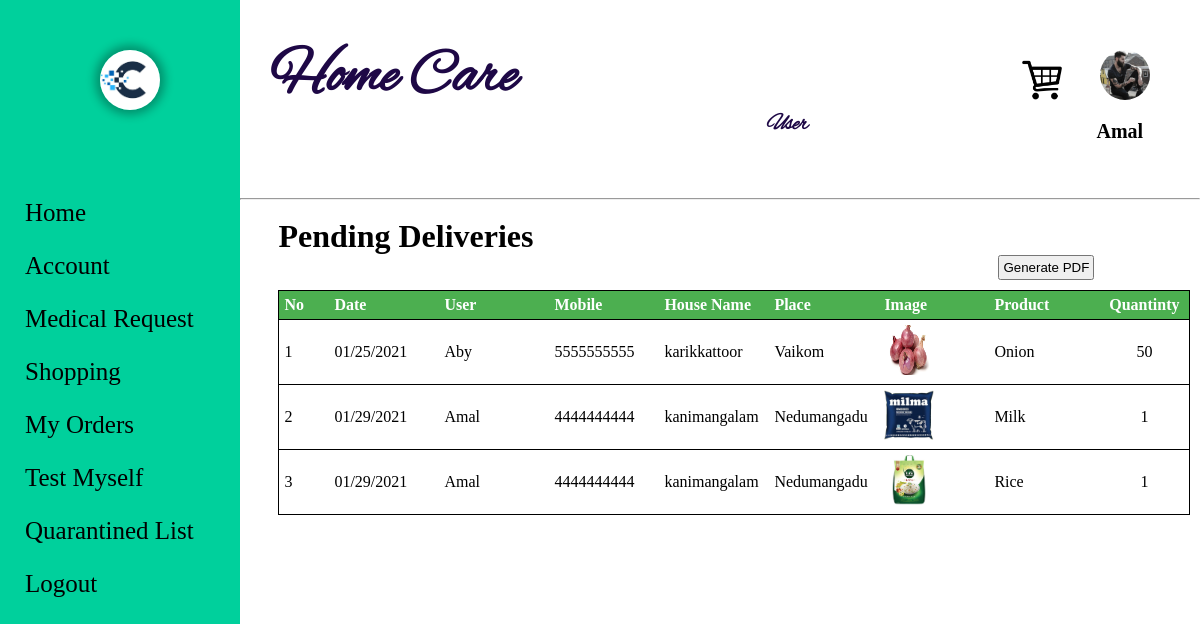
The app's page /Delivery.php (signed in) with its own data.
### tables this page shows
CREATE TABLE `dp` (
  `dp_id` int(5) NOT NULL,
  `L_id` int(5) NOT NULL,
  `image` varchar(50) NOT NULL,
  `status` tinyint(1) NOT NULL DEFAULT 1
);

CREATE TABLE `myorder` (
  `O_id` int(5) NOT NULL,
  `L_id` int(5) NOT NULL,
  `P_id` int(5) NOT NULL,
  `quantity` int(5) NOT NULL,
  `Date` varchar(12) NOT NULL
);

CREATE TABLE `user` (
  `U_id` int(5) NOT NULL,
  `L_id` int(5) NOT NULL,
  `name` varchar(20) NOT NULL,
  `hname` varchar(20) NOT NULL,
  `sd_id` int(5) NOT NULL,
  `dob` varchar(10) NOT NULL,
  `gender` varchar(10) NOT NULL
);

CREATE TABLE `subdist` (
  `sd_id` int(5) NOT NULL,
  `dt_id` int(2) NOT NULL,
  `sd_name` varchar(20) NOT NULL,
  `status` tinyint(1) NOT NULL DEFAULT 1
);

CREATE TABLE `product` (
  `P_id` int(5) NOT NULL,
  `name` varchar(20) NOT NULL,
  `price` int(5) NOT NULL,
  `quantity` int(5) NOT NULL,
  `category` varchar(20) NOT NULL,
  `image` varchar(50) NOT NULL,
  `status` tinyint(1) NOT NULL DEFAULT 1
);

### Delivery.php (the view, shortened to what this page needs)
<!DOCTYPE html>
<html lang="en">
<head>
	<link rel="stylesheet" type="text/css" href="css\registration.css" />
</head>
<body>
	<?php require("Leftbar.php"); ?>
	<div class="right_cont" style="{background-color: rgb(232, 232, 232);}">
		<?php require("Topbar.php"); ?>
		<br><h1 style="margin-left:4%;">Pending Deliveries</h1>
		<button><a href="php/GeneratePDF.php" target="_blank"> Generate PDF</a></button>
		<table class="cart" cellpadding="5" cellspacing="10" >
			<tbody>
			<tr>
				<th style="text-align:left;" width="40px">No</th>
				<th style="text-align:left;" width="100px">Date</th>
				<th style="text-align:left;" width="100px">User</th>
				<th style="text-align:left;" width="100px">Mobile</th>
				<th style="text-align:left;" width="100px">House Name</th>
				<th style="text-align:left;" width="100px">Place</th>
				<th style="text-align:left;" width="100px">Image</th>
				<th style="text-align:left;" width="100px">Product</th>
				<th style="text-align:center;" width="80px">Quantinty</th>
			</tr>
			<?php
				$counter = 0;
				$con=mysqli_connect("localhost","root","","care_app")or die("couldn't connect");
				$query="select * from myOrder";
				$result =mysqli_query($con,$query);
				while($row=mysqli_fetch_array($result))
				{
					$id=$row['P_id'];
					$lid=$row['L_id'];
					$quer="select * from product where P_id=$id";
					$resl =mysqli_query($con,$quer);
					$ro=mysqli_fetch_array($resl);
					$image = $ro['image'];
					$image_src = "uploads/".$image;
					$querB="select * from user where L_id=$lid";
					$reslB =mysqli_query($con,$querB);
					$roB=mysqli_fetch_array($reslB);
					$sid=$roB['sd_id'];
					$querC="select * from subdist where sd_id=$sid";
					$reslC =mysqli_query($con,$querC);
					$roC=mysqli_fetch_array($reslC);
					$querD="select * from login where L_id=$lid";
					$reslD =mysqli_query($con,$querD);
					$roD=mysqli_fetch_array($reslD);
					?>
					<tr>
						<td><?php echo ++$counter ?></td>
						<td><?php echo $row['Date'] ?></td>
						<td><?php echo $roB['name'] ?></td>
						<td><?php echo $roD['PhoneNo'] ?></td>
						<td><?php echo $roB['hname'] ?></td>
						<td><?php echo $roC['sd_name'] ?></td>
						<td><img src='<?php echo $image_src;  ?>' width="50" height="50" ></td>
						<td><?php echo $ro['name'] ?></td>
						<td style="text-align:center;"><?php echo $row['quantity'] ?></td>
					</tr>
					<?php
				}
			?>
		</table>
	</div>
</body>
</html>

### Topbar.php (shortened to what this page needs)
<!DOCTYPE html>
<html lang="en">
<head>
     <link rel="stylesheet" href="css/home.css">
</head>
<body>
    <div class="nav">
            <h1>Home Care</h1>
            <?php
            if(isset($_SESSION['id']))
            {
                if($row['user_type']=='user')
                {    ?>
                    <h2>User</h2>
                    <?php
                }if($row['user_type']=='admin')
                {    ?>
                    <h2>Admin</h2>
                    <?php
                }if($row['user_type']=='mstaff')
                {    ?>
                    <h2>Medical Staff </h2>
                    <?php
                }if($row['user_type']=='pnchOfficr')
                {    ?>
                    <h2>Punchayat Officer</h2>
                    <?php
                }if($row['user_type']=='volunteer')
                {    ?>
                    <h2>Volunteer</h2>
                    <?php
                }
            }?>
        <div class="logo">
            <?php
            if(isset($_SESSION['id']))
            {
                $con = mysqli_connect("localhost","root","","care_app")or die("failed");
                $tmpid=$_SESSION['id'];
                if($row['user_type']=='user')
                {    ?>
                    <a href="Cart.php"><img class="carticon" src="images/cart.png" width="40" height="40"></a>
                    <?php
                }
                $sql="select image from dp where L_id=$tmpid ";
                $result=mysqli_query($con,$sql) or die($sql);
                if(mysqli_num_rows($result)>0)
                {
                    $row = mysqli_fetch_array($result);
                    $image = $row['image'];
                    $image_src = "uploads/".$image;
                    ?>
                    <a href="ViewProfile.php"><img class="usericon" src="<?php echo $image_src;  ?>" ></a>
                <?php
                }
                else
                {
                ?>
                    <a href="ViewProfile.php"><img class="usericon" src="images/uicon.png" ></a>
                <?php
                }
            }
            else
            {
            ?>
                <a href="Login.php"><img class="usericon" src="images/uicon.png" ></a>
            <?php
            }
        ?>
            <h3>
            <?php
                if(isset($_SESSION['id']))
                {
                    $con = mysqli_connect("localhost","root","","care_app")or die("failed");
                    $tmpid=$_SESSION['id'];
                        $sql="select name as name from admin where L_id=$tmpid
                        union select name from user where L_id=$tmpid
                        union select name from medical_staff where L_id=$tmpid
                        union select name from punchayat_officer where L_id=$tmpid
                        union select name from volunteer where L_id=$tmpid";
                        $result=mysqli_query($con,$sql) or die($sql);
                        if(mysqli_num_rows($result)>0)
                        {
                            while($row=mysqli_fetch_array($result))
                            {
                                $name=$row['name'];
                                echo $name;
                            }
                        }
                }
            ?></h3>
        </div>
    </div>
    <hr>
</body>
</html>

### css/registration.css (style rules this page uses)
body { background-color:whitesmoke; background-attachment:fixed; margin: 0px; }
h1 { margin-top: 0%; }

### css/home.css (style rules this page uses)
* { margin:0; padding:0; transition: .5s ease-out; }
table { border-collapse: collapse; border: 1px solid black; height: 10px !important; overflow: scroll; }
th { background-color: #4CAF50; color: white; }
th, td { padding: 5px; text-align: left; }
tr { border: 1px solid black; }
h2 { font-size: 22px; }
.right_cont { width:80%; height:100vh; float:left; background-color: white; }
.nav { position: relative; top:0px; background-color: white; width: 100%; height:24.8%; }
.nav h1 { font-family:hel; float:left; margin-top:40px; margin-left: 30px; font-size: 60px; color: rgb(30, 8, 70); }
.nav h2 { font-family:hel; float:left; margin-top:110px; margin-left: 250px; font-size: 23px; color: rgb(30, 8, 70); }
.logo { position: relative; height: 100%; width:30%; float:right; }
.usericon { float:right; margin-top:50px; margin-right:50px; width:50px; height:50px; border-radius: 50%; transition: 0.10s ease-out; }
.carticon { float:left; margin-left:110px; margin-top:60px; width:40px; height:40px; transition: 0.10s ease-out; }
.logo h3 { float:right; font-size: 20px; margin-top:120px; margin-right: -15%; }

### Delivery.php (style rules this page uses)
table { margin-left:4%; }
button { padding: 3px; margin: 0 0 10px 79% ; }

### Leftbar.php (style rules this page uses)
a { text-decoration:none; color:black; }

### records on screen
dp: image (picture)
myorder: Date "01/25/2021", user.name "Aby", L.PhoneNo "5555555555", user.hname "karikkattoor", subdist.sd_name "Vaikom", P.image (picture), P.name "Onion", quantity "50"
myorder: Date "01/29/2021", user.name "Amal", L.PhoneNo "4444444444", user.hname "kanimangalam", subdist.sd_name "Nedumangadu", P.image (picture), P.name "Milk", quantity "1"
myorder: Date "01/29/2021", user.name "Amal", L.PhoneNo "4444444444", user.hname "kanimangalam", subdist.sd_name "Nedumangadu", P.image (picture), P.name "Rice", quantity "1"

### other values on screen
$name "Amal"
